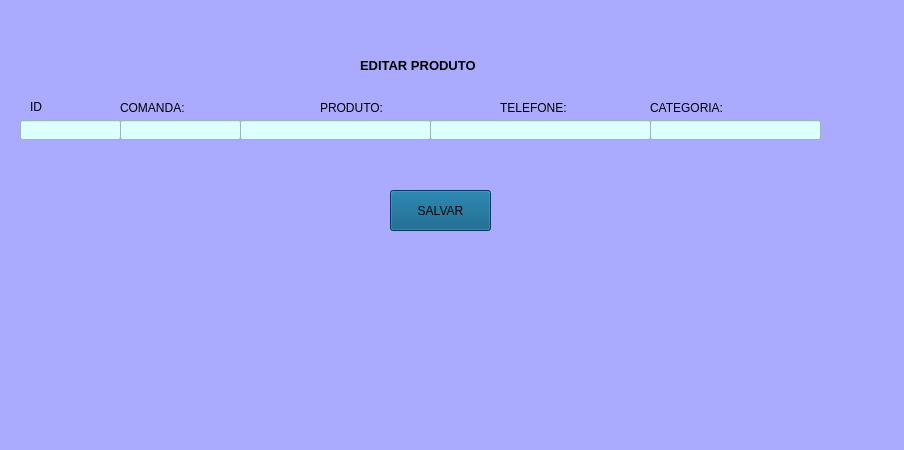
<?xml version="1.0" encoding="UTF-8"?>
<ui version="4.0">
 <class>MainWindow</class>
 <widget class="QMainWindow" name="MainWindow">
  <property name="geometry">
   <rect>
    <x>0</x>
    <y>0</y>
    <width>904</width>
    <height>450</height>
   </rect>
  </property>
  <property name="windowTitle">
   <string>MainWindow</string>
  </property>
  <property name="styleSheet">
   <string notr="true">background-color: rgb(170, 170, 255);</string>
  </property>
  <widget class="QWidget" name="centralwidget">
   <widget class="QLabel" name="label">
    <property name="geometry">
     <rect>
      <x>360</x>
      <y>50</y>
      <width>341</width>
      <height>31</height>
     </rect>
    </property>
    <property name="font">
     <font>
      <pointsize>10</pointsize>
      <weight>75</weight>
      <bold>true</bold>
     </font>
    </property>
    <property name="text">
     <string>EDITAR PRODUTO</string>
    </property>
   </widget>
   <widget class="QLabel" name="label_2">
    <property name="geometry">
     <rect>
      <x>30</x>
      <y>100</y>
      <width>47</width>
      <height>14</height>
     </rect>
    </property>
    <property name="text">
     <string>ID</string>
    </property>
   </widget>
   <widget class="QLabel" name="label_3">
    <property name="geometry">
     <rect>
      <x>120</x>
      <y>100</y>
      <width>161</width>
      <height>16</height>
     </rect>
    </property>
    <property name="text">
     <string>COMANDA:</string>
    </property>
   </widget>
   <widget class="QLabel" name="label_4">
    <property name="geometry">
     <rect>
      <x>320</x>
      <y>100</y>
      <width>151</width>
      <height>16</height>
     </rect>
    </property>
    <property name="text">
     <string>PRODUTO:</string>
    </property>
   </widget>
   <widget class="QLabel" name="label_5">
    <property name="geometry">
     <rect>
      <x>500</x>
      <y>100</y>
      <width>131</width>
      <height>16</height>
     </rect>
    </property>
    <property name="text">
     <string>TELEFONE:</string>
    </property>
   </widget>
   <widget class="QLabel" name="label_6">
    <property name="geometry">
     <rect>
      <x>650</x>
      <y>100</y>
      <width>91</width>
      <height>16</height>
     </rect>
    </property>
    <property name="text">
     <string>CATEGORIA:</string>
    </property>
   </widget>
   <widget class="QLineEdit" name="lineEdit">
    <property name="geometry">
     <rect>
      <x>20</x>
      <y>120</y>
      <width>101</width>
      <height>20</height>
     </rect>
    </property>
    <property name="styleSheet">
     <string notr="true">background-color: rgb(221, 255, 254);</string>
    </property>
   </widget>
   <widget class="QLineEdit" name="lineEdit_2">
    <property name="geometry">
     <rect>
      <x>120</x>
      <y>120</y>
      <width>121</width>
      <height>20</height>
     </rect>
    </property>
    <property name="styleSheet">
     <string notr="true">background-color: rgb(221, 255, 254);</string>
    </property>
   </widget>
   <widget class="QLineEdit" name="lineEdit_3">
    <property name="geometry">
     <rect>
      <x>240</x>
      <y>120</y>
      <width>191</width>
      <height>20</height>
     </rect>
    </property>
    <property name="styleSheet">
     <string notr="true">background-color: rgb(221, 255, 254);</string>
    </property>
   </widget>
   <widget class="QLineEdit" name="lineEdit_4">
    <property name="geometry">
     <rect>
      <x>430</x>
      <y>120</y>
      <width>221</width>
      <height>20</height>
     </rect>
    </property>
    <property name="styleSheet">
     <string notr="true">background-color: rgb(221, 255, 254);</string>
    </property>
   </widget>
   <widget class="QLineEdit" name="lineEdit_5">
    <property name="geometry">
     <rect>
      <x>650</x>
      <y>120</y>
      <width>171</width>
      <height>20</height>
     </rect>
    </property>
    <property name="styleSheet">
     <string notr="true">background-color: rgb(221, 255, 254);</string>
    </property>
   </widget>
   <widget class="QPushButton" name="pushButton_3">
    <property name="geometry">
     <rect>
      <x>390</x>
      <y>190</y>
      <width>101</width>
      <height>41</height>
     </rect>
    </property>
    <property name="styleSheet">
     <string notr="true">background-color: rgb(0, 85, 127);</string>
    </property>
    <property name="text">
     <string>SALVAR</string>
    </property>
   </widget>
  </widget>
  <widget class="QMenuBar" name="menubar">
   <property name="geometry">
    <rect>
     <x>0</x>
     <y>0</y>
     <width>904</width>
     <height>22</height>
    </rect>
   </property>
  </widget>
  <widget class="QStatusBar" name="statusbar"/>
 </widget>
 <resources/>
 <connections/>
</ui>
